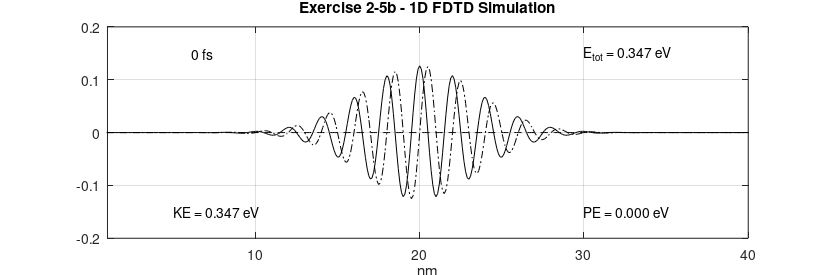
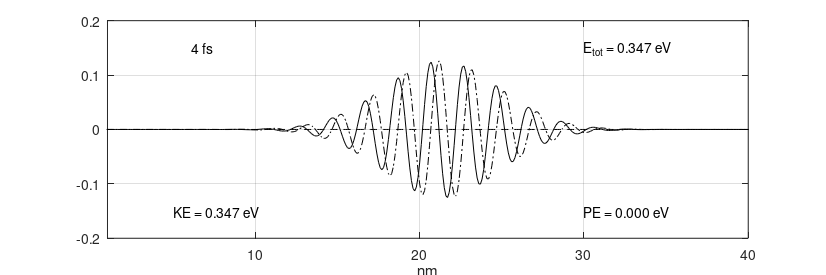
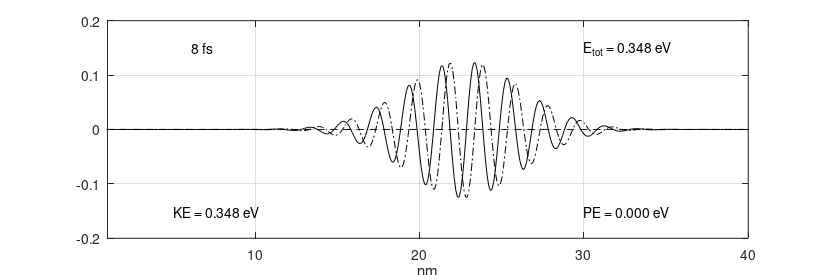

These figures' MATLAB source, in order:
##############################################################################
##
## Copyright (C) 2023, Ervin Mazlagic
##
## This file is part of the personal solutions manual for "Quantum Mechanics
## for Electrical Engineers" by Dennis M. Sullivan (ISBN 978-0-470-87409-7),
## see "github.com/ninux/qmee".
##
##############################################################################

## Chapter 1 - Exercise 2-5
## 1D FDTD simulation of psi

# cleanup environment
clear all;
close all;

% measure time for complete script to run
tic();

# general definitions and constants
h           = 6.626e-34;    # [J*s]     Plank's constant
hbar        = h/(2*pi);     # [J*s]     reduced Plank's constant
m0          = 9.1e-31;      # [kg]      free space mass of electron (rest mass)

meff_Si     = 1.08;         # [-]       effective mass factor of Si
meff_Ge     = 0.067;        # [-]       effective mass factor of Ge
meff_GaAs   = 0.55;         # [-]       effective mass factor of GaAs

meff        = meff_Si;      # [m]       effective mass
melec       = meff*m0;      # [?]       mass of an electron
ecoul       = 1.6e-19;      # [C]       charge of an electron
epsz        = 8.85e-9;      # [A*s/V/m] dielectric of free space
eV2J        = 1.6e-19;      # [-]       energy conversion factor (eV to J)
J2eV        = 1/eV2J;       # [-]       energy conversion factor (J to eV)

# simulation parameters
NN          = 400;          # [-]       number of points in the problem space
del_x       = .1e-9;        # [?]       cell size
dt          = 2e-17;        # [s]       time steps
DX          = del_x*1e9;    # [_]       cell size in nm
XX          = (DX:DX:DX*NN);# [-]       length in nm for plotting
ra          = (0.5*hbar/melec)*(dt/del_x^2);    # must be < 0.15 for stability

# check stability
if (ra < 0.15)
    # stable
elseif
    # unstable
    printf("WARNING: Simulation not stable, check parameters ...");
endif

# specification of the potential
# original code with loops
#{
V = zeros(1,NN);  # init potential vector

## potential definitions

# constant barrier band in center
for n = NN/2:NN/2+50
    V(n) = .15*eV2J;
end

# semiconductor condution band
for n = 1 : NN/2
    V(n) = .1*eV2J;
end

for n = NN/2+1 : NN
    V(n) = .2*eV2J;
end

# electric field
for n = 1 : NN
    V(n) = -(0.2/400)*(n-400)*eV2J;
end
#}
# new code with potential selection and without loops
V = zeros(1,NN);    # initialize potential vector with 0

# potential options
#{
    A = zero potential
    B = constant barrier band in center
    C = semiconductor conduction band
    D = one-sided finite wall
    E = linear electric field
#}
potentialOption = "A";

if (potentialOption == "A")
    # zero potential
elseif (potentialOption == "B")
    # constant barrier band in center
    bw = 50;                    # barrier width
    vb = 0.15*eV2J;             # barrier potential
    V(NN/2:NN/2+bw) = vb;
elseif (potentialOption == "C")
    # semicondctor conduction band
    vb1 = 0.1*eV2J;             # 1st potential
    vb2 = 0.2*eV2J;             # 2nd potential
    V(1:NN/2) = vb1;
    V(NN/2+1:NN) = vb2;
elseif (potentialOption == "D")
    # one-sided finite wall
    vb = 0.2*eV2J;              # potential
    V(NN/2:NN) = vb;
elseif (potentialOption == "E")
    # linear electric field
    vbm = (0.2/NN)*eV2J;        # max. potential
    V(1:NN) = ([NN:-1:1]')*vbm;
elseif
    printf("ERROR: invalid potential option, aborting script ...\n");
    return
endif

#initialize a sine wave in a gaussian envelope
lambda  = 20;           # pulse wavelength
sigma   = 50;           # pulse width
nc      = 200;          # starting position
prl     = zeros(1,NN);  # real part of the state variable
pim     = zeros(1,NN);  # imaginary part of the state variable
ptot    = 0.;           # total energy

# original code with loops
#{
for n=2:NN-1
    prl(n)  = exp(-1.*((n-nc)/sigma)^2)*cos(2*pi*(n-nc)/lambda);
    pim(n)  = exp(-1.*((n-nc)/sigma)^2)*sin(2*pi*(n-nc)/lambda);
    ptot    = ptot + prl(n)^2 + pim(n)^2;
end
#}
# new code without loops
prl(2:NN-1) = exp(-1.*(([2:NN-1]-nc)./sigma).^2) ...
            .* cos((2*pi).*([2:NN-1]-nc)./lambda);
pim(2:NN-1) = exp(-1.*(([2:NN-1]-nc)./sigma).^2) ...
            .* sin((2*pi).*([2:NN-1]-nc)./lambda);
ptot = sum(prl.^2) + sum(pim.^2);

pnorm = sqrt(ptot); # normalization constant

# normalize and check
ptot = 0.;

# original code with loops
#{
for n=1:NN
    prl(n)  = prl(n)/pnorm;
    pim(n)  = pim(n)/pnorm;
    ptot    = ptot + prl(n)^2 + pim(n)^2;
end
#}
# new code without loops
prl(1:NN) = prl(1:NN)./pnorm;
pim(1:NN) = pim(1:NN)./pnorm;
ptot = sum(prl(1:NN).^2) + sum(pim(1:NN).^2);

# check normalization for total energy
    norm_limit = (1e-3)*[-1, 1] + 1;
    if (ptot > norm_limit(1) && ptot < norm_limit(2))
        # normalization ok
        fprintf("INFO: Normalization for energy ok (n = %f, error = %2.3f %%).\n",
                ptot, (ptot-1)*1e2);
    else
        # normalization not ok
        fprintf("WARNING: Normalization for energy not ok (n = %f, error = %2.3f %%).\n",
                ptot, (ptot-1)*1e2);
    endif

# parameters for the FDTD simulation
T       = 0;    # absolute time in steps
n_step  = 1;    # steps per loop
count   = 0;    # number of loops
nos     = 200;  # number of timestepts between plots (equidistant)
nop     = 3;    # number of plots to be made

# perform simulation
while nop > count

    # this is the core FDTD program
    for m=1:n_step
        T = T+1;

        #{
        for n=2:NN-1
            prl(n) = prl(n) ...
                   - ra*(pim(n-1) -2*pim(n) + pim(n+1)) ...
                   + (dt/hbar)*V(n)*pim(n);
        end

        for n=2:NN-1
            pim(n) = pim(n) ...
                   + ra*(prl(n-1) -2*prl(n) + prl(n+1)) ...
                   - (dt/hbar)*V(n)*prl(n);
        end
        #}
        # new code without loops
        rng = [2:NN-1];

        prl(rng) = prl(rng) ...
                 - ra.*(pim(rng-1) - 2.*pim(rng) + pim(rng+1)) ...
                 + (dt/hbar).*V(rng).*pim(rng);

        pim(rng) = pim(rng) ...
                 + ra.*(prl(rng-1) - 2.*prl(rng) + prl(rng+1)) ...
                 - (dt/hbar).*V(rng).*prl(rng);
    end

    # calculate the expected values
    PE = 0.;    # initialize potential energy

    # original code with loops
    #{
    for n=1:NN
        psi(n) = prl(n) + i*pim(n);
        PE     = PE + psi(n)*psi(n)'*V(n);
    end
    #}
    # new code without loops
    psi(1:NN) = prl(1:NN) + i.*pim(1:NN);
    PE = sum(psi(1:NN).*conj(psi(1:NN)).*V(1:NN));

    # check normalization
    check_norm = psi*psi';
    norm_limit = (1e-3)*[-1, 1] + 1;
    if (check_norm > norm_limit(1) && check_norm < norm_limit(2))
        # normalization ok
        fprintf("INFO: Normalization for psi ok (n = %f, error = %2.3f %%).\n",
                check_norm, (check_norm-1)*1e2);
    else
        # normalization not ok
        fprintf("WARNING: Normalization for psi not ok (n = %f, error = %2.3f %%).\n",
                check_norm, (check_norm-1)*1e2);
    endif

    PE = PE*J2eV;    # potential energy

    ke = 0. + j*0.;

    # original code with loops
    #{
    for n=2:NN-1
        lap_p = psi(n+1) - 2*psi(n) + psi(n-1);
        ke = ke + lap_p*psi(n)';
    end
    #}
    # new code without loops
    rng = [2:NN-1];
    ke = sum((psi(rng+1)-2.*psi(rng)+psi(rng-1)).*conj(psi(rng)));

    KE = -J2eV*((hbar/del_x)^2/(2*melec))*real(ke);    # kinetic energy

    # plot results
    figure(count+1);
    plot(XX, prl, "k");
    hold on;
    plot(XX, pim, "-.k");
    plot(XX, J2eV*V, "--k");
    hold off;

    axis([1 DX*NN -.2 .2] );

    # insert plot annotations
    text( 5,  .15, sprintf("%7.0f fs",           T*dt*1e15)); # show time in plot
    text( 5, -.15, sprintf("KE = %5.3f eV",      KE));        # show KE in plot
    text(30, -.15, sprintf("PE = %5.3f eV",      PE));        # show PE in plot
    text(30,  .15, sprintf("E_t_o_t = %5.3f eV", KE+PE));     # show Etot in plot

    xlabel("nm");

    set(gca, "fontsize", 10);
    if (count == 0)
        title("Exercise 2-5b - 1D FDTD Simulation");
    else
        title(" ");
    endif
    grid on;

    fig = gcf();
    set(fig, "PaperUnits", "centimeters");
    x_width = 21;
    y_width = 7;
    set(fig, "PaperPosition", [0 0 x_width y_width]);
    print(fig, strcat("ex_2_5_b_", num2str(count), ".png"), "-dpng");

    count++;
    n_step = nos;
end

# show time
elapsed_time = toc();
printf("INFO: Total time for simulation is %f s\n", elapsed_time);
